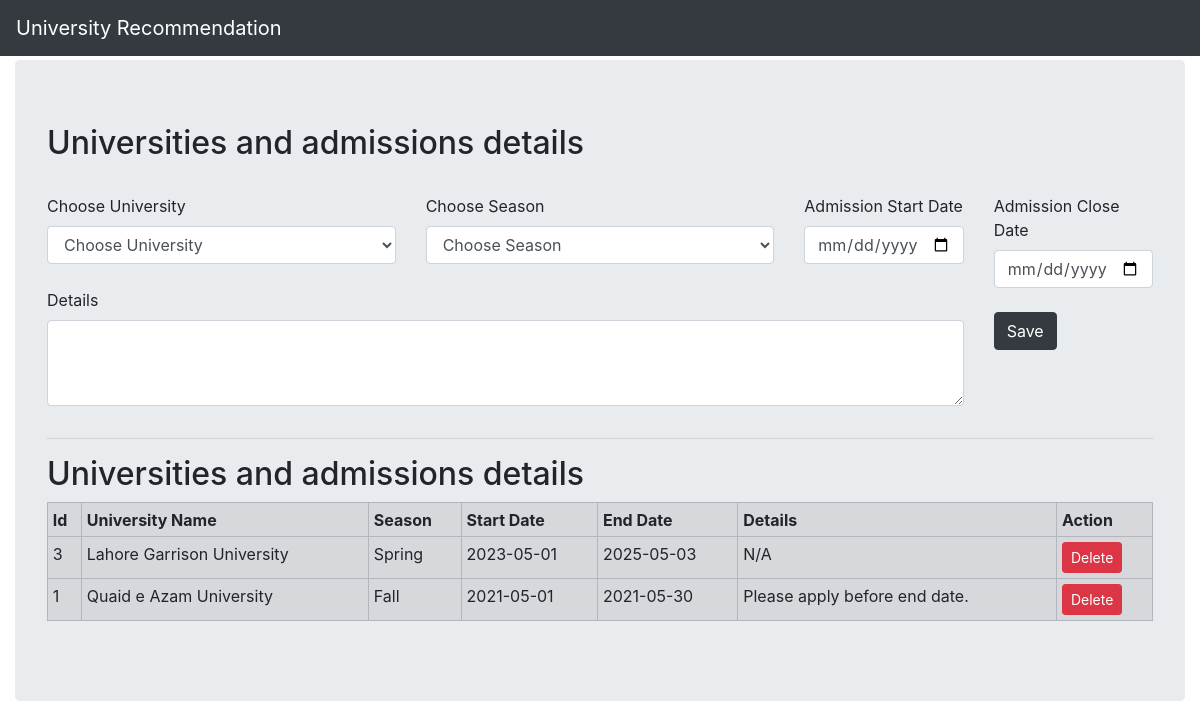
/admin/university/admission-details/admission_and_university.php, run on the app's committed database.
### tables this page shows
CREATE TABLE `admission_details` (
  `admission_id` int(11) NOT NULL,
  `university_id` int(11) NOT NULL,
  `season` varchar(50) NOT NULL,
  `start_date` date NOT NULL,
  `end_date` date NOT NULL,
  `details` text NOT NULL
);

CREATE TABLE `universities` (
  `university_id` int(11) NOT NULL,
  `university_name` varchar(250) NOT NULL,
  `founded` varchar(250) NOT NULL,
  `website` varchar(250) NOT NULL,
  `phone` varchar(250) NOT NULL,
  `location` varchar(500) NOT NULL,
  `campus` varchar(250) NOT NULL,
  `hours` varchar(250) NOT NULL,
  `details` text NOT NULL,
  `image` varchar(1000) NOT NULL,
  `created_at` datetime NOT NULL DEFAULT current_timestamp()
);

### admin/university/admission-details/admission_and_university.php (the view, shortened to what this page needs)
<?php
include '../../../header.php';
include '../../navigation.php';
?>
    <div class="container-fluid mt-1">
        <div class="row">
            <div class="col-12 m-auto">
                <div class="jumbotron">
                    <h2>Universities and admissions details</h2>
                    <br>
                    <form action="university_admission_details_submit.php" method="post" enctype="multipart/form-data">
                        <div class="row">
                            <div class="col-4">
                                <div class="form-group">
                                    <label>Choose University</label>
                                    <select class="form-control" name="university_id" required>
                                        <option value="" disabled selected>Choose University</option>
                                    </select>
                                </div>
                            </div>
                            <div class="col-4">
                                <div class="form-group">
                                    <label>Choose Season</label>
                                    <select class="form-control" name="season" required>
                                        <option value="" disabled selected>Choose Season</option>
                                    </select>
                                </div>
                            </div>
                            <div class="col-2">
                                <label for="">Admission Start Date</label>
                                <input type="date" class="form-control" name="start_date" required>
                            </div>
                            <div class="col-2">
                                <label for="">Admission Close Date</label>
                                <input type="date" class="form-control" name="end_date" required>
                            </div>
                        </div>
                        <div class="row">
                            <div class="col-10">
                                <div class="form-group">
                                    <label>Details</label>
                                    <textarea name="details" class="form-control" rows="3" required></textarea>
                                </div>
                            </div>
                            <div class="col-2">
                                <div class="form-group">
                                    <br>
                                    <input type="submit" name="submit" class="btn btn-dark" value="Save">
                                </div>
                            </div>
                        </div>
                    </form>
                    <hr>
                    <h2>Universities and admissions details</h2>
                    <table border="0" class="table table-sm table-bordered table-secondary">
                        <tr>
                            <td><strong>Id</strong></td>
                            <td><strong>University Name</strong></td>
                            <td><strong>Season</strong></td>
                            <td><strong>Start Date</strong></td>
                            <td><strong>End Date</strong></td>
                            <td><strong>Details</strong></td>
                            <td><strong>Action</strong></td>
                        </tr>
                        <?php
                        require_once '../../../connection.php';
                        $sql = "SELECT * FROM admission_details ORDER BY admission_id DESC";
                        $stmt = $conn->prepare($sql);
                        $stmt->execute();
                        if ($stmt->rowCount() > 0) {
                            while ($result = $stmt->fetch(PDO::FETCH_ASSOC)) {
                                echo "<tr>";
                                echo "<td>".$result['admission_id']."</td>";
                                $university_sql = "SELECT university_name FROM universities WHERE university_id='".$result['university_id']."' ";
                                $university_stmt = $conn->prepare($university_sql);
                                $university_stmt->execute();
                                $university_result = $university_stmt->fetch(PDO::FETCH_ASSOC);
                                echo "<td>".$university_result['university_name']."</td>";
                                echo "<td>".$result['season']."</td>";
                                echo "<td>".$result['start_date']."</td>";
                                echo "<td>".$result['end_date']."</td>";
                                echo "<td>".$result['details']."</td>";
                                echo "<td>
                                            <a class='delete-button btn btn-danger btn-sm delete' href='delete_admission_details.php?id=".$result['admission_id']."'>Delete</a>
                                        </td>";
                                echo "</tr>";
                            }
                        } else {
                            echo '<tr>';
                            echo '<td colspan="20"><h2>No Data Found</h2></td>';
                            echo '</tr>';
                        }
                        ?>
                    </table>
                </div>
            </div>
        </div>
    </div>
<?php include '../../../footer.php'; ?>

### data on the page
admission_details: admission_id "3", university.university_name "Lahore Garrison University", season "Spring", start_date "2023-05-01", end_date "2025-05-03", details "N/A"
admission_details: admission_id "1", university.university_name "Quaid e Azam University", season "Fall", start_date "2021-05-01", end_date "2021-05-30", details "Please apply before end date."
